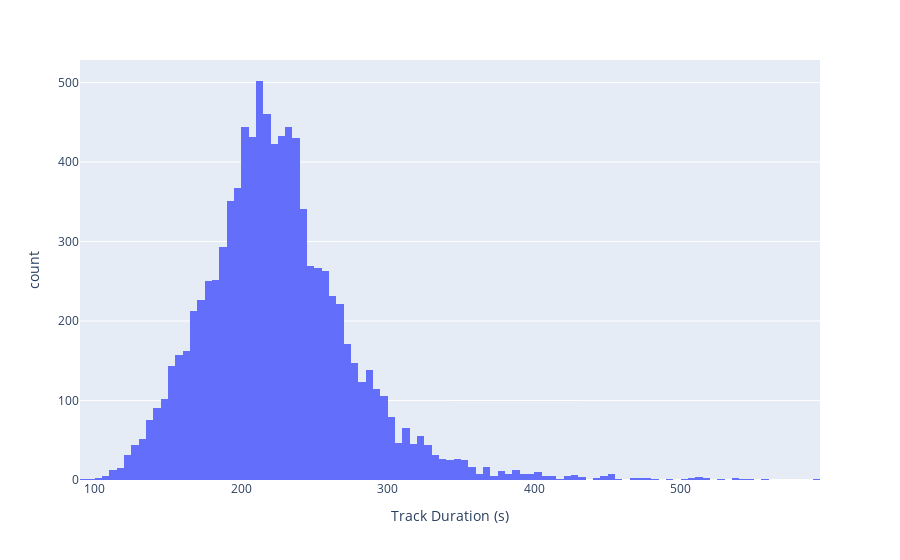

The notebook cell this image was saved under:
### Code cell
# remove outliers on the higher end (values >= 600 seconds)

top_songs = (top_songs[top_songs['Track Duration (s)'] <= 600])

q = top_songs["Track Duration (s)"].quantile(0.99)
top_songs[top_songs["Track Duration (s)"] < q]

track_duration = px.histogram(top_songs, x="Track Duration (s)")
track_duration.show()

# Few outliers, The plan for now is that I will end up dropping the ones that are severe outliers

### Figure 1 — Plotly figure (JSON) as saved in the notebook; plotly's stock layout.template omitted (floating-point values rounded to 4 significant figures; data arrays with more than 128 entries replaced by an {"elided": "..."} marker saying what was removed)
{"data": [{"alignmentgroup": "True", "bingroup": "x", "hovertemplate": "Track Duration (s)=%{x}<br>count=%{y}<extra></extra>", "legendgroup": "", "marker": {"color": "#636efa", "pattern": {"shape": ""}}, "name": "", "offsetgroup": "", "orientation": "v", "showlegend": false, "type": "histogram", "x": {"elided": "9444 float values"}, "xaxis": "x", "yaxis": "y"}], "layout": {"barmode": "relative", "legend": {"tracegroupgap": 0}, "margin": {"t": 60}, "xaxis": {"anchor": "y", "domain": [0, 1], "title": {"text": "Track Duration (s)"}}, "yaxis": {"anchor": "x", "domain": [0, 1], "title": {"text": "count"}}}}
